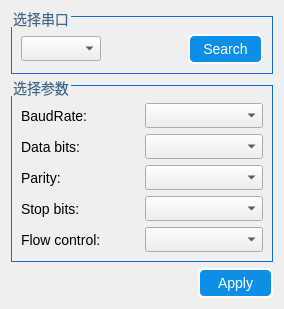
<?xml version="1.0" encoding="UTF-8"?>
<ui version="4.0">
 <class>SerialPortSettingsDialog</class>
 <widget class="QWidget" name="SerialPortSettingsDialog">
  <property name="geometry">
   <rect>
    <x>0</x>
    <y>0</y>
    <width>284</width>
    <height>307</height>
   </rect>
  </property>
  <property name="sizePolicy">
   <sizepolicy hsizetype="Preferred" vsizetype="Preferred">
    <horstretch>0</horstretch>
    <verstretch>0</verstretch>
   </sizepolicy>
  </property>
  <property name="windowTitle">
   <string>Form</string>
  </property>
  <property name="styleSheet">
   <string notr="true">QLabel{
    color: black;
    qproperty-alignment: AlignCenter;
	
    /*font-family: 'Verdana';*/
    font-size: 14px;}

/* ******************QPushButton****************** */
QPushButton{
    background-color: rgb(14, 142, 231);
	border-style: outset;
    border-width: 2px;
	border-radius: 6px;
    color: white;
	font-size: 14px;
}

QPushButton:hover{
    background-color: rgb(57, 159, 251);
}

QPushButton:pressed{
    background-color: rgb(0, 125, 213);
}

QPushButton:disabled{
    background-color: gray;
}

QCheckBox{
	font-size: 14px;
	alignment:center}
QRadioButton{
	font-size: 14px;
	alignment:center}
/* ******************QGroupBox****************** */
QGroupBox {
	border: 0.5px solid rgba(12, 112, 208, 255);
    margin-top: 5px;  /*leave space at the top for the title */
	padding-top: 8px;
	font-size: 14px;
}

QGroupBox::title {
    subcontrol-origin: margin;
	/* position at the top center */
    subcontrol-position: top left; 
    /*padding: 5px 5px;*/
    font-size: 14px;
    font-weight:  bold;
    color:rgb(60, 104, 137);
}
</string>
  </property>
  <layout class="QGridLayout" name="gridLayout_3">
   <item row="0" column="0">
    <widget class="QGroupBox" name="selectBox">
     <property name="sizePolicy">
      <sizepolicy hsizetype="Preferred" vsizetype="Fixed">
       <horstretch>0</horstretch>
       <verstretch>0</verstretch>
      </sizepolicy>
     </property>
     <property name="title">
      <string>选择串口</string>
     </property>
     <layout class="QGridLayout" name="gridLayout">
      <item row="0" column="2">
       <widget class="QPushButton" name="searchButton">
        <property name="sizePolicy">
         <sizepolicy hsizetype="Fixed" vsizetype="Fixed">
          <horstretch>0</horstretch>
          <verstretch>0</verstretch>
         </sizepolicy>
        </property>
        <property name="minimumSize">
         <size>
          <width>75</width>
          <height>30</height>
         </size>
        </property>
        <property name="maximumSize">
         <size>
          <width>16777215</width>
          <height>30</height>
         </size>
        </property>
        <property name="styleSheet">
         <string notr="true"/>
        </property>
        <property name="text">
         <string>Search</string>
        </property>
       </widget>
      </item>
      <item row="0" column="0">
       <widget class="QComboBox" name="serialPortInfoListBox">
        <property name="minimumSize">
         <size>
          <width>80</width>
          <height>25</height>
         </size>
        </property>
       </widget>
      </item>
      <item row="0" column="1">
       <spacer name="horizontalSpacer_2">
        <property name="orientation">
         <enum>Qt::Horizontal</enum>
        </property>
        <property name="sizeType">
         <enum>QSizePolicy::Preferred</enum>
        </property>
        <property name="sizeHint" stdset="0">
         <size>
          <width>102</width>
          <height>20</height>
         </size>
        </property>
       </spacer>
      </item>
     </layout>
    </widget>
   </item>
   <item row="1" column="0">
    <widget class="QGroupBox" name="parametersBox">
     <property name="sizePolicy">
      <sizepolicy hsizetype="Preferred" vsizetype="Fixed">
       <horstretch>0</horstretch>
       <verstretch>0</verstretch>
      </sizepolicy>
     </property>
     <property name="title">
      <string>选择参数</string>
     </property>
     <layout class="QGridLayout" name="gridLayout_2">
      <item row="2" column="1">
       <widget class="QComboBox" name="parityBox">
        <property name="minimumSize">
         <size>
          <width>80</width>
          <height>25</height>
         </size>
        </property>
       </widget>
      </item>
      <item row="2" column="0">
       <widget class="QLabel" name="parityLabel">
        <property name="text">
         <string>Parity:</string>
        </property>
       </widget>
      </item>
      <item row="3" column="1">
       <widget class="QComboBox" name="stopBitsBox">
        <property name="minimumSize">
         <size>
          <width>80</width>
          <height>25</height>
         </size>
        </property>
       </widget>
      </item>
      <item row="1" column="1">
       <widget class="QComboBox" name="dataBitsBox">
        <property name="minimumSize">
         <size>
          <width>80</width>
          <height>25</height>
         </size>
        </property>
       </widget>
      </item>
      <item row="0" column="0">
       <widget class="QLabel" name="baudRateLabel">
        <property name="text">
         <string>BaudRate:</string>
        </property>
       </widget>
      </item>
      <item row="3" column="0">
       <widget class="QLabel" name="stopBitsLabel">
        <property name="text">
         <string>Stop bits:</string>
        </property>
       </widget>
      </item>
      <item row="0" column="1">
       <widget class="QComboBox" name="baudRateBox">
        <property name="minimumSize">
         <size>
          <width>80</width>
          <height>25</height>
         </size>
        </property>
       </widget>
      </item>
      <item row="1" column="0">
       <widget class="QLabel" name="dataBitsLabel">
        <property name="text">
         <string>Data bits:</string>
        </property>
       </widget>
      </item>
      <item row="4" column="0">
       <widget class="QLabel" name="flowControlLabel">
        <property name="text">
         <string>Flow control:</string>
        </property>
       </widget>
      </item>
      <item row="4" column="1">
       <widget class="QComboBox" name="flowControlBox">
        <property name="minimumSize">
         <size>
          <width>80</width>
          <height>25</height>
         </size>
        </property>
       </widget>
      </item>
     </layout>
    </widget>
   </item>
   <item row="2" column="0">
    <layout class="QHBoxLayout" name="horizontalLayout">
     <item>
      <spacer name="horizontalSpacer">
       <property name="orientation">
        <enum>Qt::Horizontal</enum>
       </property>
       <property name="sizeHint" stdset="0">
        <size>
         <width>67</width>
         <height>20</height>
        </size>
       </property>
      </spacer>
     </item>
     <item>
      <widget class="QPushButton" name="Button_apply">
       <property name="sizePolicy">
        <sizepolicy hsizetype="Fixed" vsizetype="Fixed">
         <horstretch>0</horstretch>
         <verstretch>0</verstretch>
        </sizepolicy>
       </property>
       <property name="minimumSize">
        <size>
         <width>75</width>
         <height>30</height>
        </size>
       </property>
       <property name="maximumSize">
        <size>
         <width>16777215</width>
         <height>30</height>
        </size>
       </property>
       <property name="text">
        <string>Apply</string>
       </property>
      </widget>
     </item>
    </layout>
   </item>
  </layout>
 </widget>
 <resources/>
 <connections/>
</ui>
